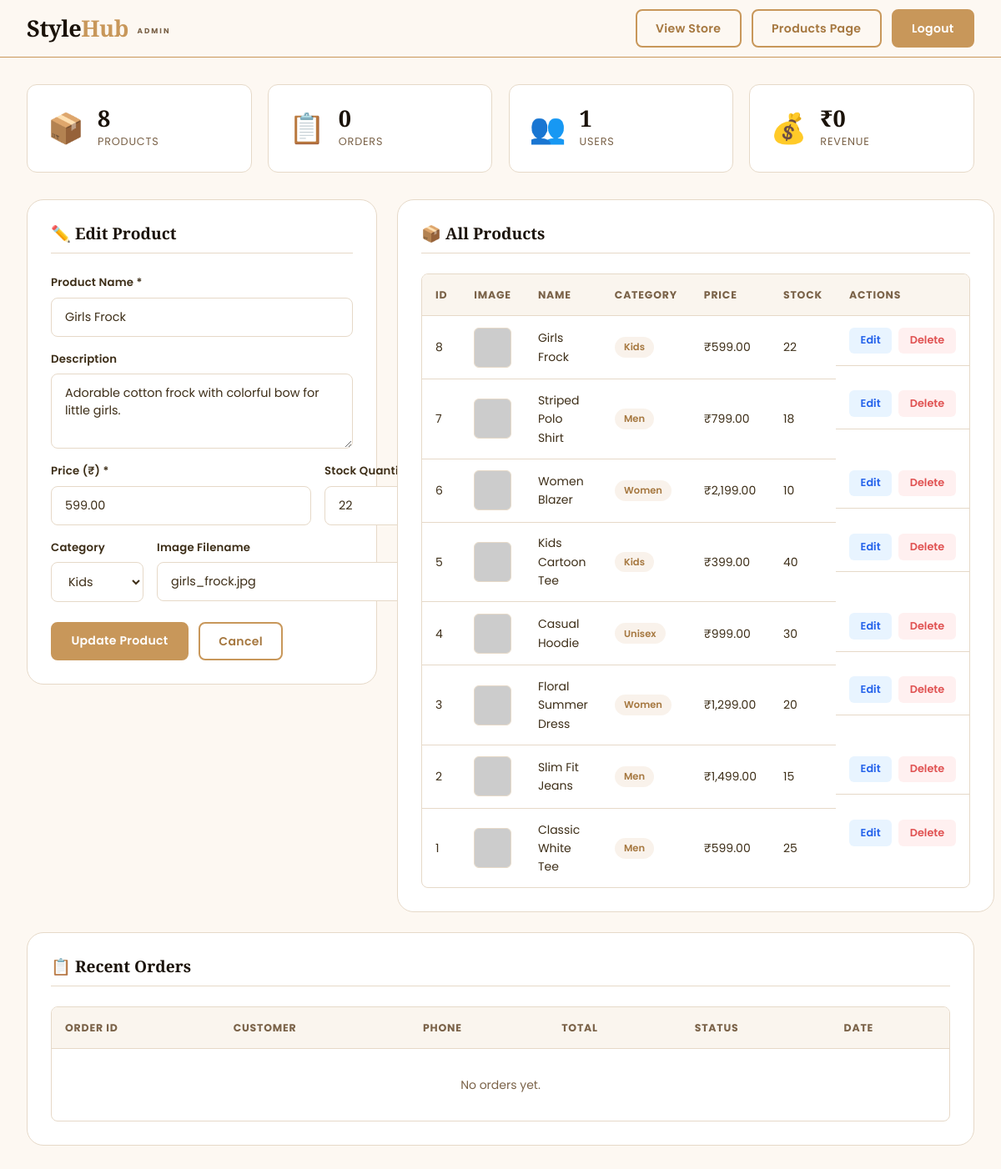
The app's page /admin.php?edit=8 (signed in) with its own data.
### tables this page shows
CREATE TABLE products (
    id INT AUTO_INCREMENT PRIMARY KEY,
    name VARCHAR(150) NOT NULL,
    description TEXT,
    price DECIMAL(10,2) NOT NULL,
    category VARCHAR(50) NOT NULL,         
    image VARCHAR(255) DEFAULT 'placeholder.jpg',
    stock INT DEFAULT 10,
    created_at TIMESTAMP DEFAULT CURRENT_TIMESTAMP
);

### admin.php (the view, shortened to what this page needs)
<?php
require_once 'config.php';
$edit_product = null;
if (isset($_GET['edit'])) {
    $edit_id      = (int)$_GET['edit'];
    $edit_stmt    = mysqli_prepare($conn, "SELECT * FROM products WHERE id = ?");
    mysqli_stmt_bind_param($edit_stmt, "i", $edit_id);
    mysqli_stmt_execute($edit_stmt);
    $edit_product = mysqli_fetch_assoc(mysqli_stmt_get_result($edit_stmt));
}
$products = mysqli_query($conn, "SELECT * FROM products ORDER BY id DESC");
$total_products = mysqli_fetch_assoc(mysqli_query($conn, "SELECT COUNT(*) as c FROM products"))['c'];
$total_orders   = mysqli_fetch_assoc(mysqli_query($conn, "SELECT COUNT(*) as c FROM orders"))['c'];
$total_users    = mysqli_fetch_assoc(mysqli_query($conn, "SELECT COUNT(*) as c FROM users"))['c'];
$rev_row        = mysqli_fetch_assoc(mysqli_query($conn, "SELECT SUM(total_amount) as s FROM orders"));
$total_revenue  = $rev_row['s'] ?? 0;
?>
<!DOCTYPE html>
<html lang="en">
<head>
    <link rel="stylesheet" href="style.css">
</head>
<body>
<nav class="navbar admin-nav">
    <div class="nav-container">
        <a href="index.php" class="logo">Style<span>Hub</span> <small>Admin</small></a>
        <div class="nav-right">
            <a href="index.php" class="btn-outline">View Store</a>
            <a href="products.php" class="btn-outline">Products Page</a>
            <a href="logout.php" class="btn-primary">Logout</a>
        </div>
    </div>
</nav>
<div class="admin-wrapper">
    <div class="admin-stats">
        <div class="stat-card">
            <div class="stat-icon">📦</div>
            <div class="stat-info">
                <h3><?= $total_products ?></h3>
                <p>Products</p>
            </div>
        </div>
        <div class="stat-card">
            <div class="stat-icon">📋</div>
            <div class="stat-info">
                <h3><?= $total_orders ?></h3>
                <p>Orders</p>
            </div>
        </div>
        <div class="stat-card">
            <div class="stat-icon">👥</div>
            <div class="stat-info">
                <h3><?= $total_users ?></h3>
                <p>Users</p>
            </div>
        </div>
        <div class="stat-card">
            <div class="stat-icon">💰</div>
            <div class="stat-info">
                <h3><?= CURRENCY . number_format($total_revenue, 0) ?></h3>
                <p>Revenue</p>
            </div>
        </div>
    </div>
    <div class="admin-layout">
        <div class="admin-form-section">
            <h3><?= $edit_product ? '✏️ Edit Product' : '➕ Add New Product' ?></h3>
            <form method="POST" action="admin.php" class="admin-form">
                <div class="form-group">
                    <label>Product Name *</label>
                    <input type="text" name="name" placeholder="e.g. Classic White Tee" required
                           value="<?= $edit_product ? htmlspecialchars($edit_product['name']) : '' ?>">
                </div>
                <div class="form-group">
                    <label>Description</label>
                    <textarea name="description" rows="3" placeholder="Product description..."><?= $edit_product ? htmlspecialchars($edit_product['description']) : '' ?></textarea>
                </div>
                <div class="form-row">
                    <div class="form-group">
                        <label>Price (₹) *</label>
                        <input type="number" name="price" step="0.01" min="0" placeholder="e.g. 599.00" required
                               value="<?= $edit_product ? $edit_product['price'] : '' ?>">
                    </div>
                    <div class="form-group">
                        <label>Stock Quantity</label>
                    </div>
                </div>
                <div class="form-row">
                    <div class="form-group">
                        <label>Category</label>
                        <select name="category">
                            <option value="Kids"   <?= ($edit_product && $edit_product['category'] == 'Kids')   ? 'selected' : '' ?>>Kids</option>
                        </select>
                    </div>
                    <div class="form-group">
                        <label>Image Filename</label>
                        <input type="text" name="image" placeholder="e.g. shirt.jpg"
                               value="<?= $edit_product ? htmlspecialchars($edit_product['image']) : '' ?>">
                    </div>
                </div>
                <div class="admin-form-btns">
                    <button type="submit" class="btn-primary">
                        <?= $edit_product ? 'Update Product' : 'Add Product' ?>
                    </button>
                    <?php if ($edit_product): ?>
                        <a href="admin.php" class="btn-outline">Cancel</a>
                    <?php endif; ?>
                </div>
            </form>
        </div>
        <div class="admin-table-section">
            <h3>📦 All Products</h3>
            <div class="table-wrapper">
                <table class="admin-table">
                    <thead>
                        <tr>
                            <th>ID</th>
                            <th>Image</th>
                            <th>Name</th>
                            <th>Category</th>
                            <th>Price</th>
                            <th>Stock</th>
                            <th>Actions</th>
                        </tr>
                    </thead>
                    <tbody>
                        <?php while ($p = mysqli_fetch_assoc($products)): ?>
                        <tr>
                            <td><?= $p['id'] ?></td>
                            <td>
                                <img src="uploads/<?= htmlspecialchars($p['image']) ?>"
                                     alt="<?= htmlspecialchars($p['name']) ?>"
                                     onerror="this.src='https://placehold.co/48x48/f5e8d5/c8975a?text=?'"
                                     class="table-img">
                            </td>
                            <td><?= htmlspecialchars($p['name']) ?></td>
                            <td><span class="category-tag"><?= htmlspecialchars($p['category']) ?></span></td>
                            <td><?= CURRENCY . number_format($p['price'], 2) ?></td>
                            <td><?= $p['stock'] ?></td>
                            <td class="action-btns">
                                <a href="admin.php?edit=<?= $p['id'] ?>" class="btn-edit">Edit</a>
                                <a href="admin.php?delete=<?= $p['id'] ?>"
                                   class="btn-delete"
                                   onclick="return confirm('Are you sure you want to delete this product?')">
                                   Delete
                                </a>
                            </td>
                        </tr>
                        <?php endwhile; ?>
                    </tbody>
                </table>
            </div>
        </div>
    </div>
    <div class="admin-orders">
        <h3>📋 Recent Orders</h3>
        <div class="table-wrapper">
            <table class="admin-table">
                <thead>
                    <tr>
                        <th>Order ID</th>
                        <th>Customer</th>
                        <th>Phone</th>
                        <th>Total</th>
                        <th>Status</th>
                        <th>Date</th>
                    </tr>
                </thead>
                <tbody>
                    <?php
                    $orders = mysqli_query($conn,
                        "SELECT orders.*, users.name AS customer_name
                         FROM orders
                         JOIN users ON orders.user_id = users.id
                         ORDER BY orders.id DESC LIMIT 10"
                    );
                    if ($orders && mysqli_num_rows($orders) > 0):
                        while ($order = mysqli_fetch_assoc($orders)):
                    ?>
                    <tr>
                        <td>#<?= $order['id'] ?></td>
                        <td><?= htmlspecialchars($order['customer_name']) ?></td>
                        <td><?= htmlspecialchars($order['phone']) ?></td>
                        <td><?= CURRENCY . number_format($order['total_amount'], 2) ?></td>
                        <td><span class="status-badge"><?= htmlspecialchars($order['status']) ?></span></td>
                        <td><?= date('d M Y', strtotime($order['created_at'])) ?></td>
                    </tr>
                    <?php
                        endwhile;
                    else:
                    ?>
                    <tr>
                        <td colspan="6" style="text-align:center;padding:2rem;color:var(--text-light);">No orders yet.</td>
                    </tr>
                    <?php endif; ?>
                </tbody>
            </table>
        </div>
    </div>
</div>
</body>
</html>

### records on screen
products: name "Girls Frock", description "Adorable cotton frock with colorful bow for little girls.", price "599.00", category "Kids", image "girls_frock.jpg", id "8", stock "22"
products: id "7", name "Striped Polo Shirt", category "Men", price "799.00", stock "18"
products: id "6", name "Women Blazer", category "Women", price "2,199.00", stock "10"
products: id "5", name "Kids Cartoon Tee", category "Kids", price "399.00", stock "40"
products: id "4", name "Casual Hoodie", category "Unisex", price "999.00", stock "30"
products: id "3", name "Floral Summer Dress", category "Women", price "1,299.00", stock "20"
products: id "2", name "Slim Fit Jeans", category "Men", price "1,499.00", stock "15"
products: id "1", name "Classic White Tee", category "Men", price "599.00", stock "25"

### other values on screen
$total_products "8"
$total_orders "0"
$total_users "1"
CURRENCY "₹"
$total_revenue "0"
